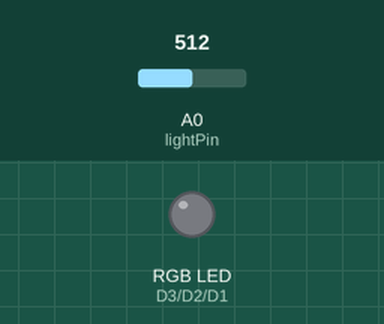
Simulated run of this sketch. Board: ESP8266 (NodeMCU). Parts: an RGB LED mixed from three pins (HIGH = lit). Inputs (shaded band) come from the test bench; at power-on: A0 (lightPin) = 512. What the sketch prints to the serial monitor is not drawn.

Above: at 0.15 s.
Timing chart, 0 to 1.6 s (numbered marks = the images above):
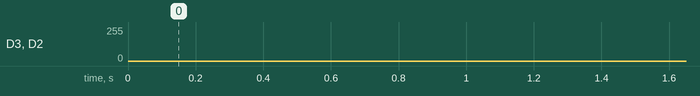

The sketch:

demo.ino
```cpp
const int redPin = D3;
const int greenPin = D2;
const int bluePin = D1;
const int lightPin = A0;


void setup() {
  Serial.begin(9600);
//Pin stuff
pinMode(redPin, OUTPUT);
pinMode(greenPin, OUTPUT);
pinMode(bluePin, OUTPUT);


}


void loop() {

  int lightvalue = analogRead(lightPin);
  Serial.print("LIGHT: ");
  Serial.println(lightvalue);

  unsigned int rgbColour[3];

  // Start off with red.
  rgbColour[0] = 255;
  rgbColour[1] = 0;
  rgbColour[2] = 0;

  // Choose the colours to increment and decrement.
  for (int decColour = 0; decColour < 3; decColour += 1) {
    int incColour = decColour == 2 ? 0 : decColour + 1;

    // cross-fade the two colours.
    for(int i = 0; i < 255; i += 1) {
      rgbColour[decColour] -= 1;
      rgbColour[incColour] += 1;

      setColourRgb(rgbColour[0], rgbColour[1], rgbColour[2]);
      delay(5);
    }
  }
}

void setColourRgb(unsigned int red, unsigned int green, unsigned int blue) {
  analogWrite(redPin, red);
  analogWrite(greenPin, green);
  analogWrite(bluePin, blue);
 }
```
